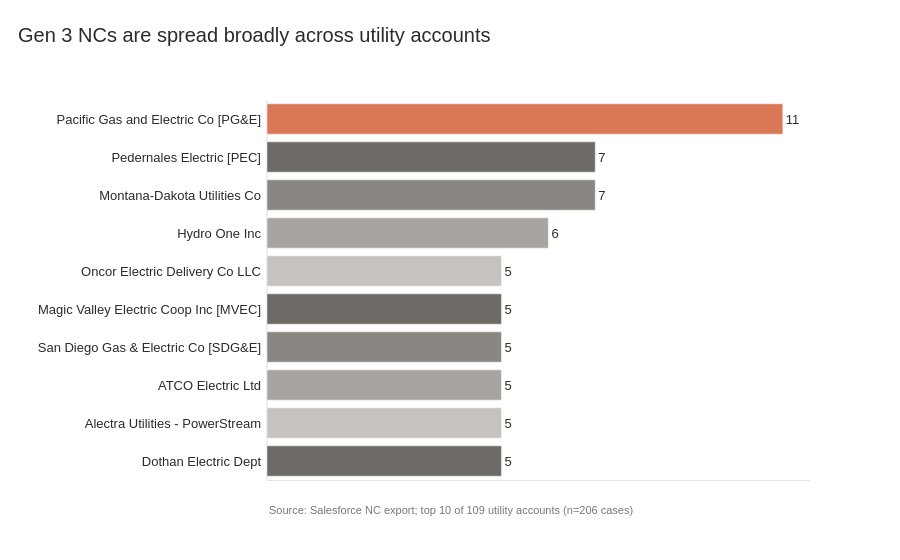

The cell this chart's notebook holds for it:
### Code cell
fig_utility_bar = ranked_bar(
    utility_top10, "Account Name", "Pacific Gas and Electric Co [PG&E]",
    "Gen 3 NCs are spread broadly across utility accounts",
)
add_source(
    fig_utility_bar,
    f"Source: Salesforce NC export; top 10 of {df_utility['Account Name'].nunique()} utility accounts (n={len(df_utility)} cases)",
)
fig_utility_bar.show()

### Figure 1 — Plotly figure (JSON) as saved in the notebook; plotly's stock layout.template omitted (floating-point values rounded to 4 significant figures)
{"data": [{"hovertemplate": "Account Name=%{y}<br>Count=%{text}<extra></extra>", "legendgroup": "Pacific Gas and Electric Co [PG&E]", "marker": {"color": "#D97757", "pattern": {"shape": ""}}, "name": "Pacific Gas and Electric Co [PG&E]", "orientation": "h", "showlegend": true, "text": [11.0], "textposition": "outside", "type": "bar", "x": [11], "xaxis": "x", "y": ["Pacific Gas and Electric Co [PG&E]"], "yaxis": "y"}, {"hovertemplate": "Account Name=%{y}<br>Count=%{text}<extra></extra>", "legendgroup": "Pedernales Electric [PEC]", "marker": {"color": "#6E6B66", "pattern": {"shape": ""}}, "name": "Pedernales Electric [PEC]", "orientation": "h", "showlegend": true, "text": [7.0], "textposition": "outside", "type": "bar", "x": [7], "xaxis": "x", "y": ["Pedernales Electric [PEC]"], "yaxis": "y"}, {"hovertemplate": "Account Name=%{y}<br>Count=%{text}<extra></extra>", "legendgroup": "Montana-Dakota Utilities Co", "marker": {"color": "#8A8782", "pattern": {"shape": ""}}, "name": "Montana-Dakota Utilities Co", "orientation": "h", "showlegend": true, "text": [7.0], "textposition": "outside", "type": "bar", "x": [7], "xaxis": "x", "y": ["Montana-Dakota Utilities Co"], "yaxis": "y"}, {"hovertemplate": "Account Name=%{y}<br>Count=%{text}<extra></extra>", "legendgroup": "Hydro One Inc", "marker": {"color": "#A8A5A0", "pattern": {"shape": ""}}, "name": "Hydro One Inc", "orientation": "h", "showlegend": true, "text": [6.0], "textposition": "outside", "type": "bar", "x": [6], "xaxis": "x", "y": ["Hydro One Inc"], "yaxis": "y"}, {"hovertemplate": "Account Name=%{y}<br>Count=%{text}<extra></extra>", "legendgroup": "Oncor Electric Delivery Co LLC", "marker": {"color": "#C6C3BE", "pattern": {"shape": ""}}, "name": "Oncor Electric Delivery Co LLC", "orientation": "h", "showlegend": true, "text": [5.0], "textposition": "outside", "type": "bar", "x": [5], "xaxis": "x", "y": ["Oncor Electric Delivery Co LLC"], "yaxis": "y"}, {"hovertemplate": "Account Name=%{y}<br>Count=%{text}<extra></extra>", "legendgroup": "Magic Valley Electric Coop Inc [MVEC]", "marker": {"color": "#6E6B66", "pattern": {"shape": ""}}, "name": "Magic Valley Electric Coop Inc [MVEC]", "orientation": "h", "showlegend": true, "text": [5.0], "textposition": "outside", "type": "bar", "x": [5], "xaxis": "x", "y": ["Magic Valley Electric Coop Inc [MVEC]"], "yaxis": "y"}, {"hovertemplate": "Account Name=%{y}<br>Count=%{text}<extra></extra>", "legendgroup": "San Diego Gas & Electric Co [SDG&E]", "marker": {"color": "#8A8782", "pattern": {"shape": ""}}, "name": "San Diego Gas & Electric Co [SDG&E]", "orientation": "h", "showlegend": true, "text": [5.0], "textposition": "outside", "type": "bar", "x": [5], "xaxis": "x", "y": ["San Diego Gas & Electric Co [SDG&E]"], "yaxis": "y"}, {"hovertemplate": "Account Name=%{y}<br>Count=%{text}<extra></extra>", "legendgroup": "ATCO Electric Ltd", "marker": {"color": "#A8A5A0", "pattern": {"shape": ""}}, "name": "ATCO Electric Ltd", "orientation": "h", "showlegend": true, "text": [5.0], "textposition": "outside", "type": "bar", "x": [5], "xaxis": "x", "y": ["ATCO Electric Ltd"], "yaxis": "y"}, {"hovertemplate": "Account Name=%{y}<br>Count=%{text}<extra></extra>", "legendgroup": "Alectra Utilities - PowerStream", "marker": {"color": "#C6C3BE", "pattern": {"shape": ""}}, "name": "Alectra Utilities - PowerStream", "orientation": "h", "showlegend": true, "text": [5.0], "textposition": "outside", "type": "bar", "x": [5], "xaxis": "x", "y": ["Alectra Utilities - PowerStream"], "yaxis": "y"}, {"hovertemplate": "Account Name=%{y}<br>Count=%{text}<extra></extra>", "legendgroup": "Dothan Electric Dept", "marker": {"color": "#6E6B66", "pattern": {"shape": ""}}, "name": "Dothan Electric Dept", "orientation": "h", "showlegend": true, "text": [5.0], "textposition": "outside", "type": "bar", "x": [5], "xaxis": "x", "y": ["Dothan Electric Dept"], "yaxis": "y"}], "layout": {"annotations": [{"font": {"color": "#7A7772", "size": 11}, "showarrow": false, "text": "Source: Salesforce NC export; top 10 of 109 utility accounts (n=206 cases)", "x": 0, "xanchor": "left", "xref": "paper", "y": -0.1, "yref": "paper"}], "barmode": "relative", "legend": {"title": {"text": "Account Name"}, "tracegroupgap": 0}, "showlegend": false, "title": {"text": "Gen 3 NCs are spread broadly across utility accounts"}, "xaxis": {"anchor": "y", "domain": [0, 1], "showgrid": false, "showticklabels": false, "title": {"text": ""}}, "yaxis": {"anchor": "x", "categoryarray": ["Dothan Electric Dept", "Alectra Utilities - PowerStream", "ATCO Electric Ltd", "San Diego Gas & Electric Co [SDG&E]", "Magic Valley Electric Coop Inc [MVEC]", "Oncor Electric Delivery Co LLC", "Hydro One Inc", "Montana-Dakota Utilities Co", "Pedernales Electric [PEC]", "Pacific Gas and Electric Co [PG&E]"], "categoryorder": "array", "domain": [0, 1], "title": {"text": ""}}}}
